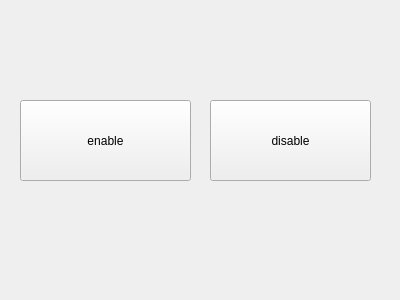
<?xml version="1.0" encoding="UTF-8"?>
<ui version="4.0">
 <class>gui_service_test</class>
 <widget class="QWidget" name="gui_service_test">
  <property name="geometry">
   <rect>
    <x>0</x>
    <y>0</y>
    <width>400</width>
    <height>300</height>
   </rect>
  </property>
  <property name="windowTitle">
   <string>gui_service_test</string>
  </property>
  <widget class="QPushButton" name="pushButton">
   <property name="geometry">
    <rect>
     <x>20</x>
     <y>100</y>
     <width>171</width>
     <height>81</height>
    </rect>
   </property>
   <property name="text">
    <string>enable</string>
   </property>
  </widget>
  <widget class="QPushButton" name="pushButton_2">
   <property name="geometry">
    <rect>
     <x>210</x>
     <y>100</y>
     <width>161</width>
     <height>81</height>
    </rect>
   </property>
   <property name="text">
    <string>disable</string>
   </property>
  </widget>
 </widget>
 <layoutdefault spacing="6" margin="11"/>
 <resources/>
 <connections/>
</ui>
